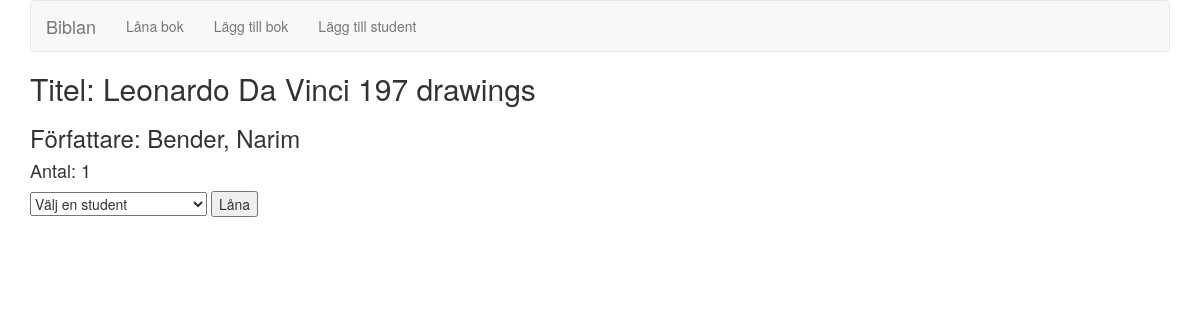
/book/49/, run on an earlier commit of the app's database.
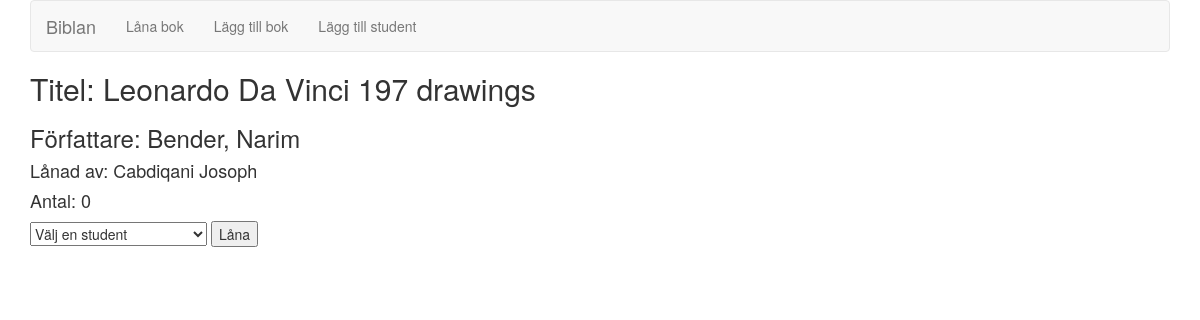
And on a later commit of the database.
### books/models.py (models this page shows, shortened)
class Books(models.Model):
    title = models.CharField(max_length=200, unique=True)
    author = models.CharField(max_length=200, blank=True)
    category = models.CharField(max_length=200)
    isbn = models.CharField(max_length=20, blank=True)
    amount = models.IntegerField(default=1)

### books/views.py (the view, shortened to what this page needs)
# urls.py: url(r'^book/(?P<pk>[0-9]+)/$', views.BookView.as_view(), name='view_book'),
class BookView(View):
    FORM_CLASS = GetStudentForm
    def get(self, request, pk, *args, **kwargs):
        students = Students.objects.all().order_by("lastname")
        form = self.FORM_CLASS()
        book = Books.objects.get(pk=pk)
        try:
            loans = Borrowship.objects.filter(book=Books(pk))
            borrowers = []
            for loan in loans:
                student = Students.objects.get(pk=loan.student.pk)
                borrowers.append(student.firstname+' '+student.lastname)
        except Borrowship.DoesNotExist:
            borrowers = []
        return render(request, "book.html", {"book": book,
                                             "students": students,
                                             "borrowers": ", ".join(borrowers)})

### books/templates/book.html (shortened to what this page needs)
{% extends "base.html" %}
{% block content %}
    <h2>Titel: {{ book.title }}</h2>
    <h3>Författare: {{ book.author }}</h3>
    {% if borrowers  %}
    <h4>Lånad av:
        {{ borrowers }}
    </h4>
    {% endif %}
    <h4>Antal: {{ book.amount }}</h4>
    <form action="/book/{{ book.pk }}/" method="post">
        <select name="student">
            <option value selected disabled>Välj en student</option>
        </select>
        <input type="submit" value="Låna">
    </form>
{% endblock content %}

What changed in the data, as far as the page shows it:
changed Books "Leonardo Da Vinci 197 drawings": amount "1" → "0"
Also different on the page:
{{ borrowers }}: (not shown) → "Cabdiqani Josoph"
text now shown: "Lånad av:"
